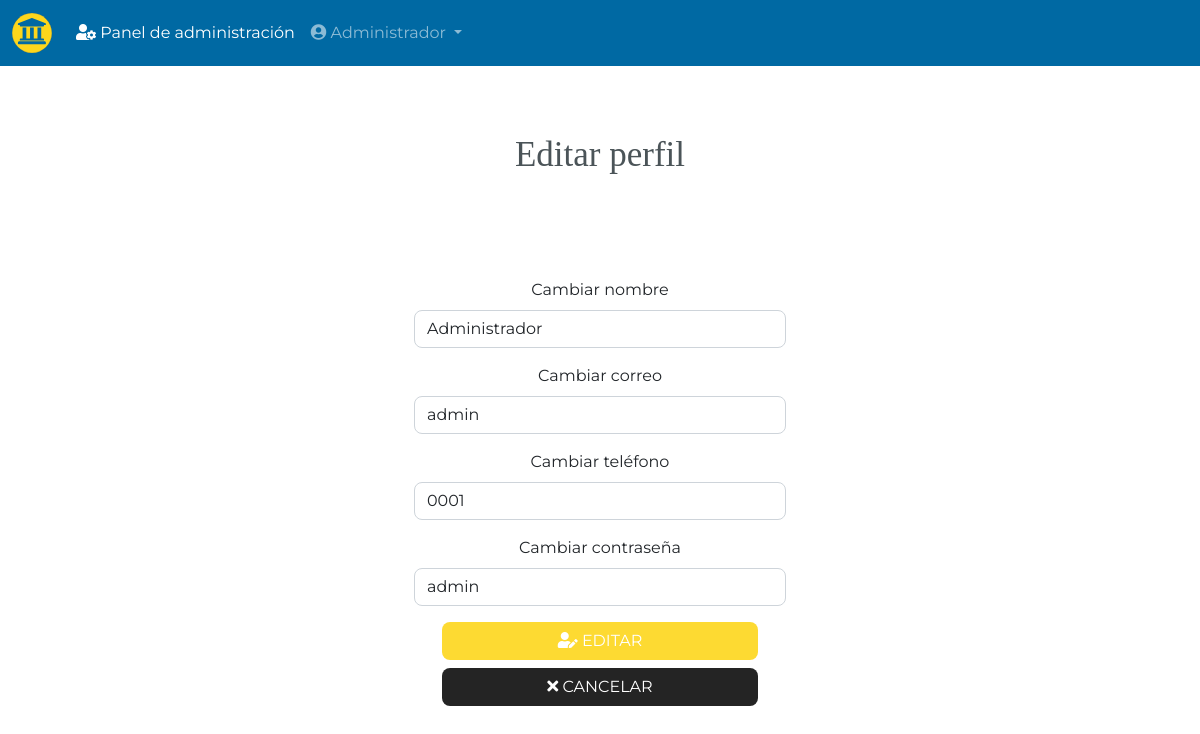
Screenshot of /profile/edit.php?id=1 (signed in) with the database file from the repository.
### tables this page shows
CREATE TABLE `usuario` (
  `id_usuario` bigint(20) NOT NULL,
  `id_rol` bigint(20) NOT NULL DEFAULT 2,
  `nombre` varchar(64) NOT NULL,
  `fecha_nac` date NOT NULL,
  `correo` varchar(64) NOT NULL,
  `telefono` varchar(32) NOT NULL,
  `contrasena` varchar(64) NOT NULL
);

### profile/edit.php (called while the page is built, shortened)
<?php require '../config/database.php'; ?>
<?php include '../includes/header.php'; ?>
<?php include '../pages/pg-user-profile.php'; ?>
<?php include '../includes/footer.php'; ?>

### config/database.php (called while the page is built, shortened)
<?php
function showUser($id, $conn)
{
    try {
        $sql  = "SELECT * FROM usuario WHERE id_usuario = :id";
        $stmt = $conn->prepare($sql);
        $stmt->bindparam(":id", $id);
        $stmt->execute();
        return $stmt->fetchAll();
    } catch (PDOException $e) {
        echo $e->getMessage();
    }
}

### pages/pg-user-profile.php (the view, shortened to what this page needs)
<main class="container">
    <section class="row mt-5">
        <div class="col-md-6 offset-md-3 text-center">
            <h1 class="">Editar perfil</h1>
            <br>
            <?php if ($_GET) : ?>
                <?php
                $id   = $_GET['id'];
                $user = showUser($id, $conn);
                ?>
                <?php foreach ($user as $ur) : ?>
                    <form action="" method="post" class="mt-5" enctype="multipart/form-data">
                        <div class="form-group">
                            <label for="cambiarNombre" class="form-label">Cambiar nombre</label>
                            <input type="text" class="form-control" id="cambiarNombre" name="fullname" placeholder="NOMBRE" value="<?php echo $ur['nombre']; ?>" required>
                        </div>
                        <div class="form-group mt-3">
                            <label class="form-label">Cambiar correo</label>
                            <input type="email" class="form-control" name="email" placeholder="CORREO" value="<?php echo $ur['correo']; ?>" required>
                        </div>
                        <div class="form-group mt-3">
                            <label class="form-label">Cambiar teléfono</label>
                            <input type="text" class="form-control" name="username" placeholder="TELÉFONO" value="<?php echo $ur['telefono']; ?>" required>
                        </div>
                        <div class="form-group mt-3">
                            <label class="form-label">Cambiar contraseña</label>
                            <input type="text" class="form-control" name="password" placeholder="CONTRASEÑA" value="<?php echo $ur['contrasena']; ?>" required>
                        </div>
                        <div class="form-group">
                            <button class="btn btn-register btn-block text-uppercase mt-3">
                                <i class="fas fa-user-edit"></i>
                                Editar
                            </button>
                            <a class="btn btn-cancel btn-block text-uppercase mt-2" href="../profile.php">
                                <i class="fas fa-times"></i>
                                Cancelar
                            </a>
                        </div>
                    </form>
                <?php endforeach ?>
            <?php endif ?>
        </div>
    </section>
</main>

### public/css/custom.css (style rules this page uses)
body { font-family: 'Montserrat', sans-serif; background-color: #FFFFFF; }
h1 { font-size: 35px; color: #4B5458; font-family: 'Bitter', serif; margin-top: 20px; margin-bottom: 30px; }
.form-control { border-radius: 8px; margin: 0px auto; width: 372px; }
.btn { border-radius: 8px; font-family: 'Montserrat', sans-serif; margin: 0px auto; opacity: 0.9; transition: all 0.25s ease-in; width: 58%; }
.btn-register { color: #fff; background-color: #FDD61C; }
.btn-cancel { color: #fff; background-color: #0D0D0D; }
a { font-family: 'Montserrat', sans-serif; }

### rows the page displays
usuario: fullname "Administrador", email "admin", username "0001", password "admin"

### other values shown
$_SESSION['ss-fullname'] "Administrador"
